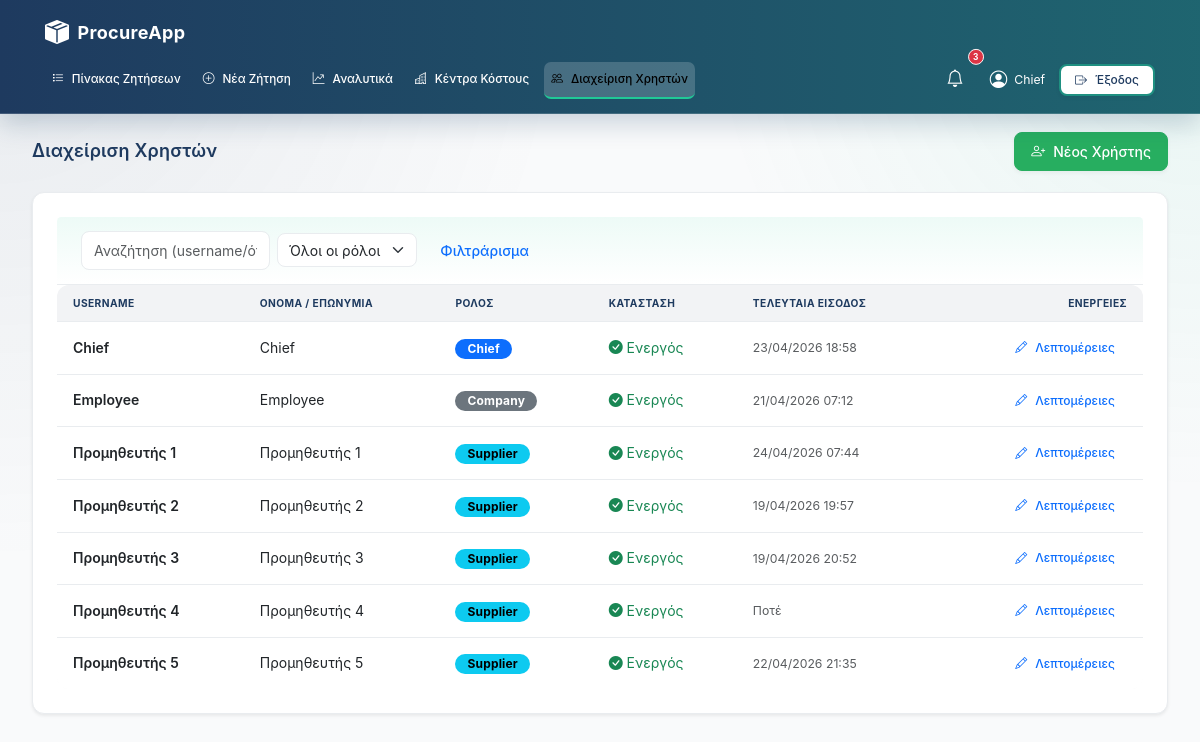
The app's page /chief/users (signed in), older data.
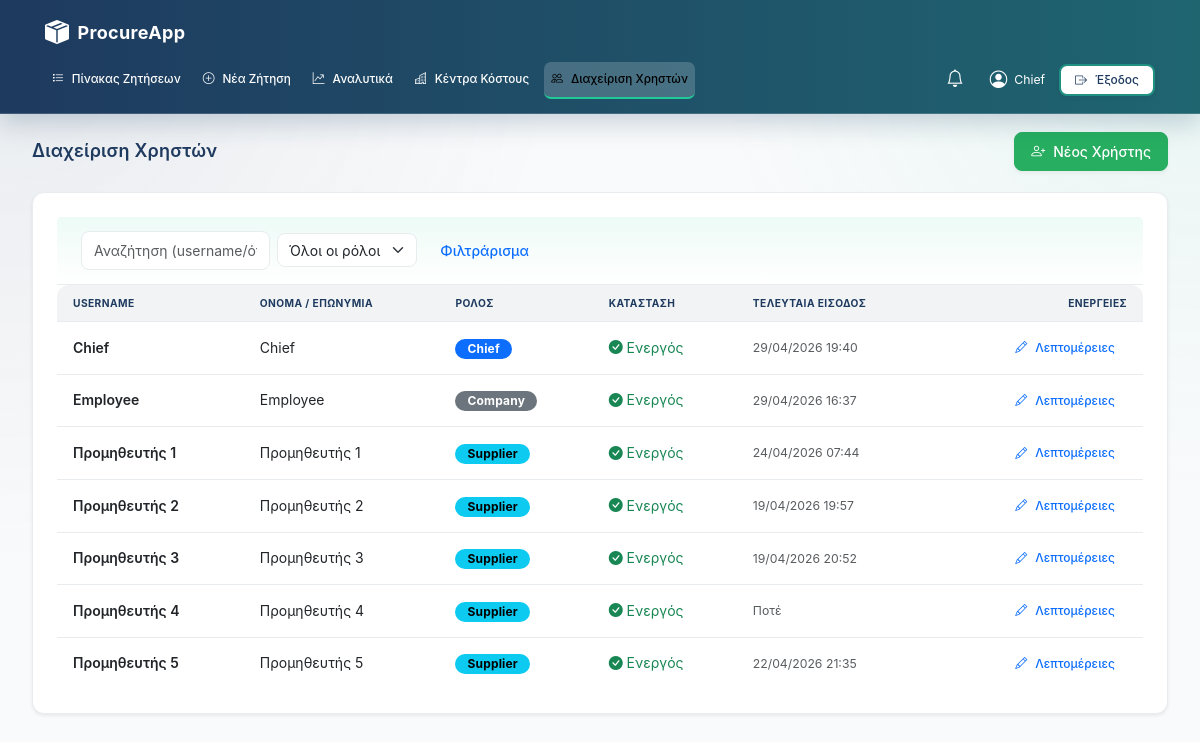
The same page, newer data.
### models.py (models this page shows, shortened)
class User(db.Model):
    __tablename__ = "users"
    id = db.Column(db.Integer, primary_key=True)
    username = db.Column(db.String(80), unique=True, nullable=False)
    display_name = db.Column(db.String(120), nullable=False)
    role = db.Column(db.String(20), nullable=False)
    password_hash = db.Column(db.String(255), nullable=False)
    is_active = db.Column(db.Boolean, default=True, nullable=False)
    created_at = db.Column(db.DateTime, default=datetime.utcnow)
    last_login_at = db.Column(db.DateTime, nullable=True)
    first_name = db.Column(db.String(120), nullable=True)
    last_name  = db.Column(db.String(120), nullable=True)
    approval_limit = db.Column(db.Numeric(12, 2), default=500.00)
    bids = db.relationship("Bid", backref="supplier", lazy=True)

### app/routes/admin.py (the view)
@admin_bp.route("/users")
@require_role("chief")
def users():
    users_list = User.query.all()
    return render_template("chief_users.html", users=users_list)

### app/auth.py (called while the page is built)
def require_roles(*roles):
    def wrap(fn):
        @wraps(fn)
        def inner(*args, **kwargs):
            if session.get("role") not in roles:
                flash("Δεν έχεις δικαίωμα πρόσβασης.", "danger")
                return redirect(url_for("auth.login"))
            return fn(*args, **kwargs)
        return inner
    return wrap

### templates/chief_users.html (shortened to what this page needs)
{% extends "base.html" %}
{% block content %}
<div class="d-flex justify-content-between align-items-center mb-4">
    <h3 class="mb-0">Διαχείριση Χρηστών</h3>
    <a class="btn btn-success" href="{{ url_for('admin.user_new') }}"><i class="bi bi-person-plus"></i> Νέος Χρήστης</a>
</div>
<div class="card shadow-sm">
  <div class="card-header bg-white py-3">
      <form class="row g-2 align-items-center" method="get">
        <div class="col-sm-6 col-md-4">
          <input class="form-control" name="q" value="{{ q or '' }}" placeholder="Αναζήτηση (username/όνομα)...">
        </div>
        <div class="col-sm-4 col-md-3">
          <select class="form-select" name="role">
            <option value="all">Όλοι οι ρόλοι</option>
          </select>
        </div>
        <div class="col-auto">
          <button class="btn btn-outline-primary">Φιλτράρισμα</button>
        </div>
      </form>
  </div>
  <div class="table-responsive">
    <table class="table table-hover align-middle mb-0">
      <thead class="table-light">
        <tr>
          <th>Username</th>
          <th>Όνομα / Επωνυμία</th>
          <th>Ρόλος</th>
          <th>Κατάσταση</th>
          <th>Τελευταία Είσοδος</th>
          <th class="text-end">Ενέργειες</th>
        </tr>
      </thead>
      <tbody>
        {% for u in users %}
        <tr>
          <td class="fw-semibold">{{ u.username }}</td>
          <td>{{ u.display_name }}</td>
          <td>
            {% if u.role == 'chief' %}<span class="badge text-bg-primary">Chief</span>
            {% elif u.role == 'company' %}<span class="badge text-bg-secondary">Company</span>
            {% elif u.role == 'supplier' %}<span class="badge text-bg-info">Supplier</span>
            {% else %}<span class="badge text-bg-light text-dark">{{ u.role }}</span>{% endif %}
          </td>
          <td>
            {% if u.is_active %}
              <span class="text-success"><i class="bi bi-check-circle-fill"></i> Ενεργός</span>
            {% else %}
              <span class="text-muted"><i class="bi bi-x-circle-fill"></i> Ανενεργός</span>
            {% endif %}
          </td>
          <td class="text-muted small">{{ u.last_login_at.strftime('%d/%m/%Y %H:%M') if u.last_login_at else 'Ποτέ' }}</td>
          <td class="text-end">
            <a class="btn btn-sm btn-outline-primary" href="{{ url_for('admin.user_detail', user_id=u.id) }}">
              <i class="bi bi-pencil"></i> Λεπτομέρειες
            </a>
          </td>
        </tr>
        {% else %}
          <tr><td colspan="6" class="text-center py-4 text-muted">Δεν βρέθηκαν χρήστες.</td></tr>
        {% endfor %}
      </tbody>
    </table>
  </div>
</div>
{% endblock %}

Row changes from the older to the newer data that the page shows:
changed User "Chief": last_login_at "23/04/2026 18:58" → "29/04/2026 19:40"
changed User "Employee": last_login_at "21/04/2026 07:12" → "29/04/2026 16:37"
Text that changed along with them:
{{ unread_notifs|length }}: "3" → (not shown)
